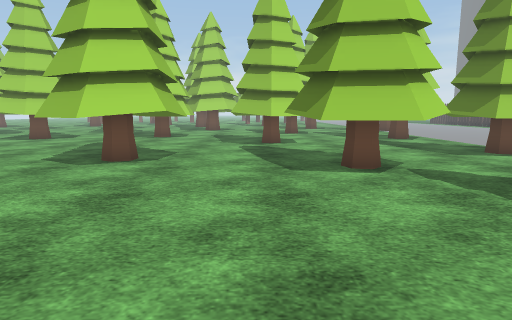
view 1 (above)

24 first-person views from a walk through a 3-D level made in the Unity game engine. The camera is 1.2 m above the floor, tilts 8° down and sees 75° across. The floor is counted in squares, 1 m on a side. Each view is taken from the middle of a square. On the plan, view 1 faces up. The plan holds only what a view shows up to about 14 squares ahead; the rest is blank. The place goes on beyond the plan. Some animated figures are left out. Some surface patterns are stand-ins.

view 2
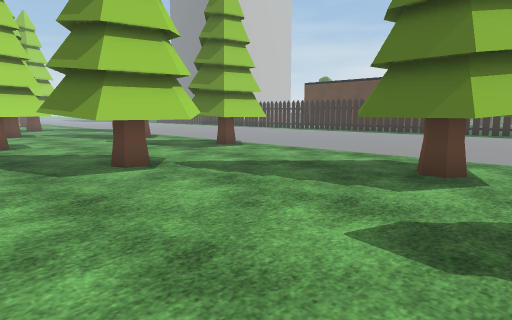

view 3
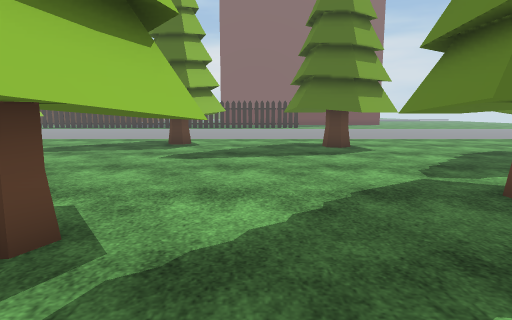

view 4
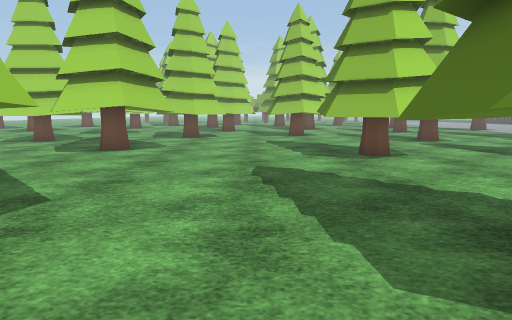

view 5
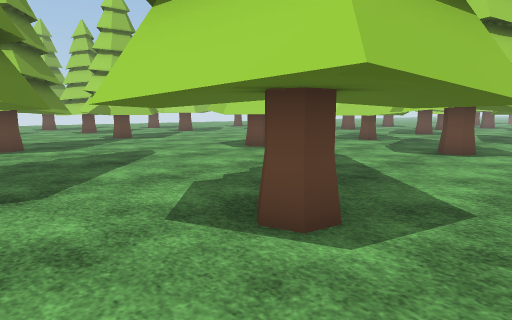

view 6
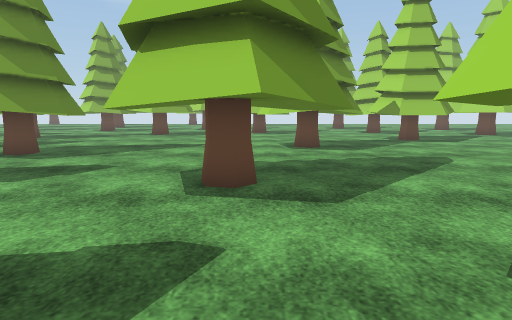

view 7
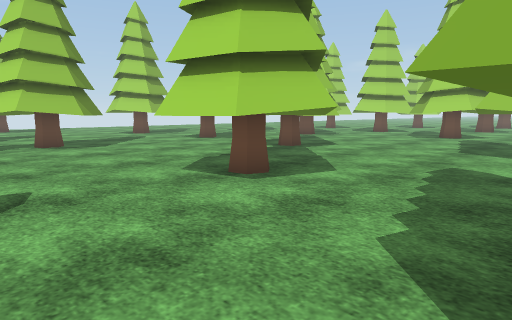

view 8
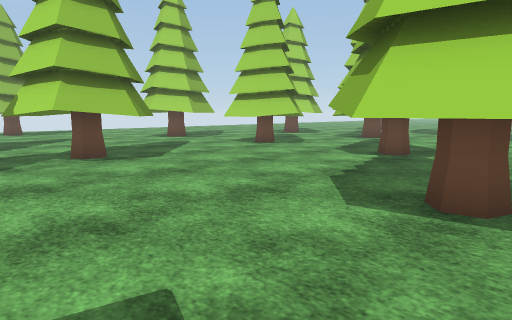

view 9
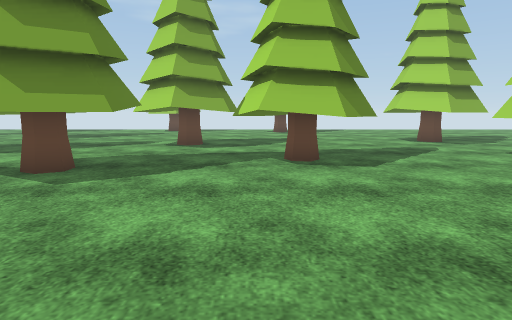

view 10
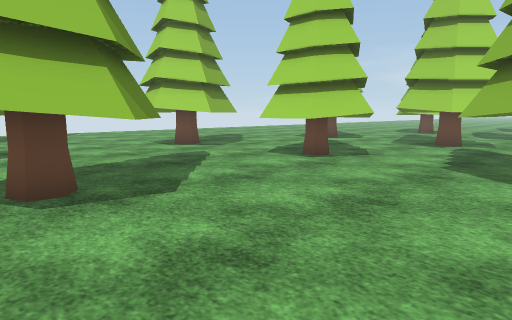

view 11
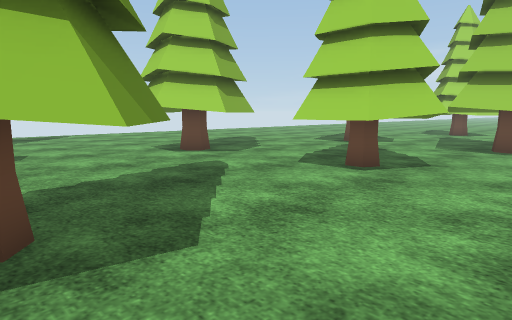

view 12
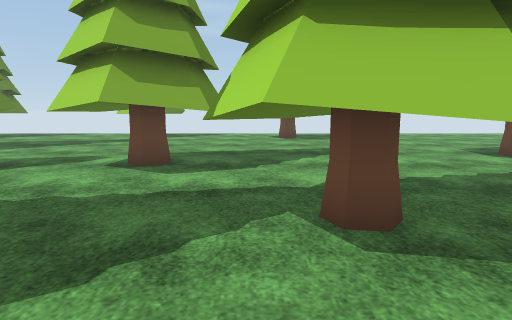

view 13
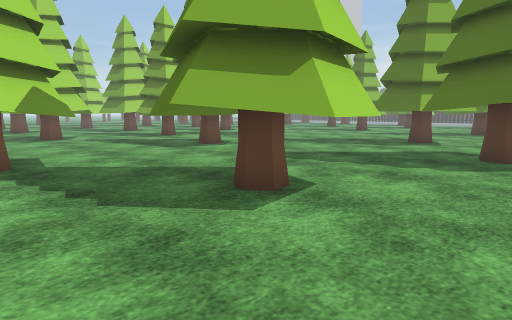

view 14
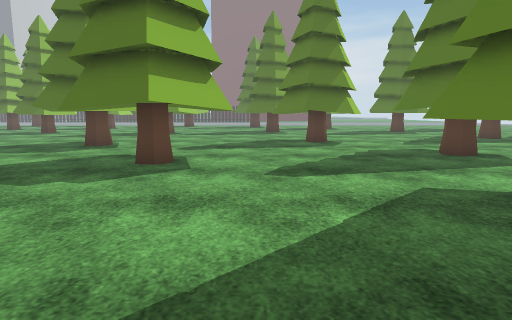

view 15
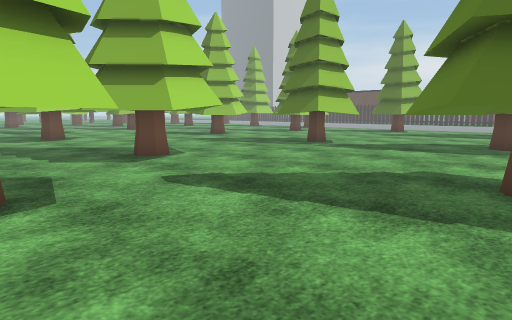

view 16
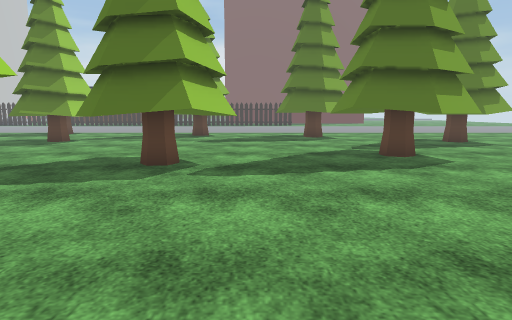

view 17
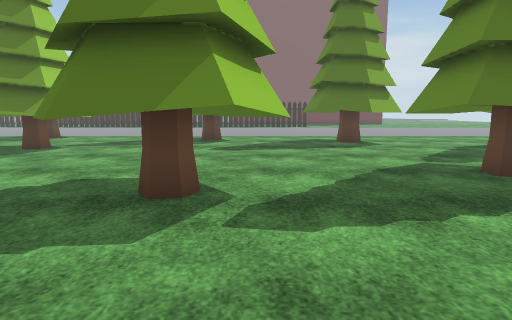

view 18
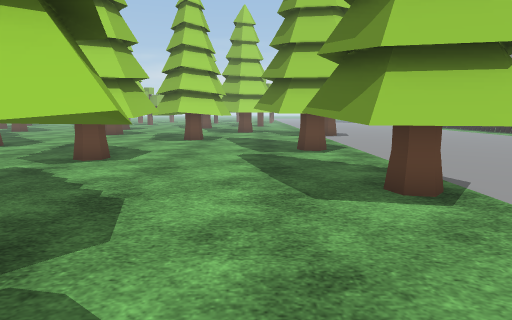

view 19
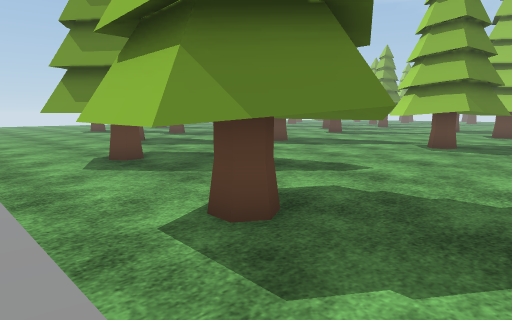

view 20
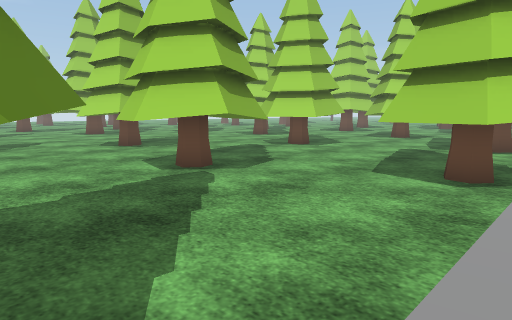

view 21
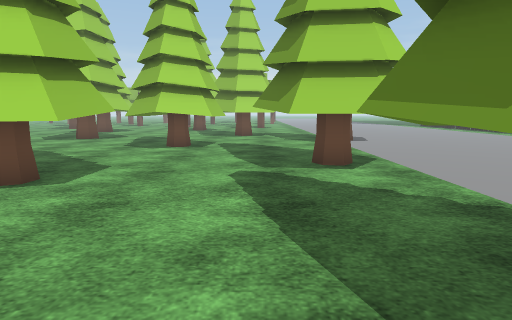

view 22
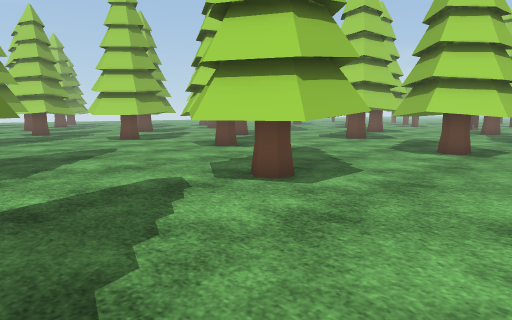

view 23
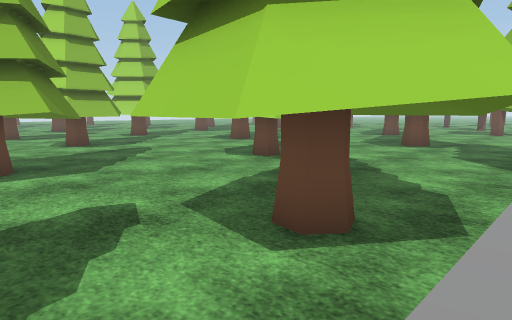

view 24
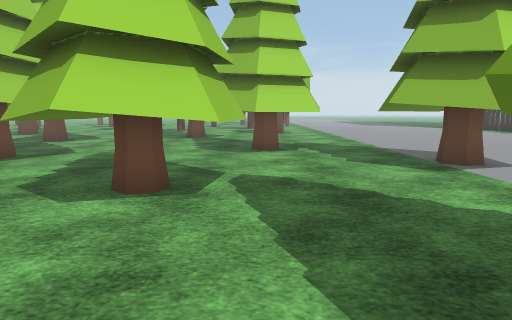

### Floor plan
Key: @ floor where view 1 was taken; . floor; T tree.
Columns run from 38 left of view 1 to 9 right of it. Each row starts with its distance up from view 1.
 25                                     T....TTTT..T
 24                                    T.T....T..TTT
 23                                     T........T.T
 22                                      ...  ...TTT
 21                                    ....T TT...TT
 20                                    ....TTTT.....
 19                                  T.....TTT......
 18                                  TTT........TTT.
 17                                .TTTT.......TTTT.
 16                           T   ..TTT........TTTTT
 15        .. ..              T TT...T...TTTT...TTT.
 14       ... ..  T T     TT. . T........TTTT....T..
 13       ..T     . T .. TTT.............TTTT.......
 12       . TTT   ...... TTT. TT..........TT.....T..
 11       ..T.TT. ......  ...  TT...............TT
 10   ......TTT.........  ..TTTTT....TTT........TTTT
  9  ..................T   ..TTT.....TTTT...TT..TTT.
  8 .......TT.... .....TTT  .........TTTT..TTTT.....
  7 . TT..  TT..T T....TTTT ..........TT...TTTT.....
  6 T TT..TTTT.TTTT.....TT..................TT......
  5 TTTT..TTT..TTTT.................................
  4  TTT.........T............TT................T...
  3 ................T........TT.TT...TTT.......TTTT.
  2 ...............TTT.......TTTT...TTTT.......TTTT.
  1 .......TT.....TTTTT......TT.T....TTTT......TTTT.
  0 ...... TTT.....TTT...TTT..TT.....TTT..@.....T..
 -1 ......TTTT.....TTT...TTTT......................
 -2 ......TTTT..........TTTTT.................TTT..
 -3 ..TTT..T.............TTTT...........T.....TTTT.
 -4 . TTTT............................TTTT...TTT.T.
 -5 .  TTT..TTT................TTT....TTTT....TTT..
 -6 ..TTT.. TTTT  ....T........TTTT...TT T.....T...
 -7 .......T T    ...TTT.......TT    ..T .........

Where each view was taken, in squares from view 1:
view 1: 0 up, 0 right, facing up
view 2: 0 up, 1 left, facing up-right
view 3: 1 down, 7 left, facing right
view 4: 1 down, 7 left, facing up
view 5: 1 down, 9 left, facing up-left
view 6: 1 down, 10 left, facing left
view 7: 4 down, 17 left, facing up-left
view 8: 4 down, 21 left, facing up-left
view 9: 2 down, 22 left, facing left
view 10: 2 down, 25 left, facing up-left
view 11: 1 down, 27 left, facing up-left
view 12: 2 down, 27 left, facing left
view 13: 3 down, 26 left, facing up-right
view 14: 4 down, 24 left, facing right
view 15: 7 down, 16 left, facing up-right
view 16: 1 down, 12 left, facing right
view 17: 0 up, 9 left, facing right
view 18: 5 up, 5 right, facing up
view 19: 5 up, 9 right, facing down-left
view 20: 3 up, 9 right, facing up-left
view 21: 8 up, 5 right, facing up
view 22: 9 up, 5 right, facing up-left
view 23: 13 up, 9 right, facing up-left
view 24: 15 up, 4 right, facing up
